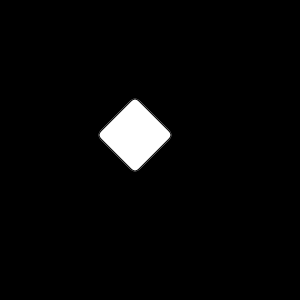
Frame 1 (no input)
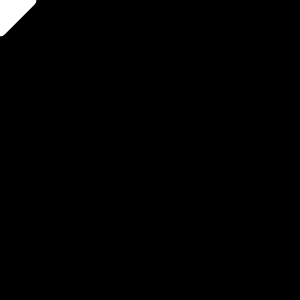
Frame 60 (the mouse pressed at the canvas centre just before this capture)
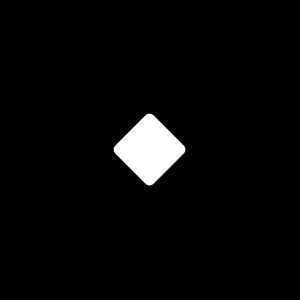
Frame 120 (the mouse held since frame 60 and released just before this capture)

The Processing sketch that drew these frames (run headless with seeded random() and noise(); from frame 60 on, the mouse is pressed at the canvas centre):

// Processing sketch: mouse__cube_play_catch_
// ── mouse__cube_play_catch_.pde
float angle = 0;

float x;
float y;


void setup () {
  size (300, 300);
  x = width/2 ;
  y = height/2 ;
}

void draw () {
  background (0);
  angle += .01;

  // atan 2 (y,x);
  float angle = atan2 (mouseY- (y), mouseX - (x) );

  x= x+ .1 * (mouseX-x);
  y= y+ .1 * (mouseY - y);

  pushMatrix ();
  translate (x, y);
  rotate (angle);
  rectMode (CENTER);
  rect(0, 0, 55, 55, 7);


  popMatrix ();
}
